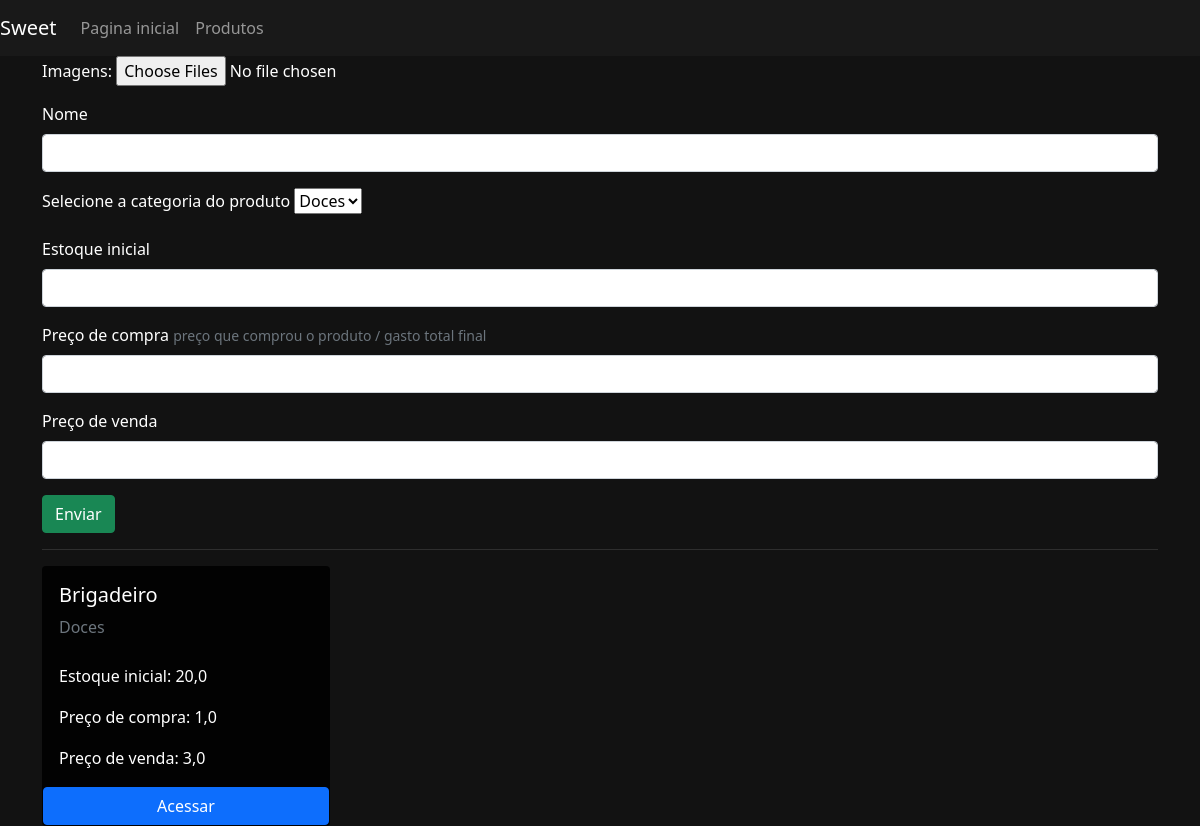
The page /store/cadastrar_produto/ on the database as committed earlier.
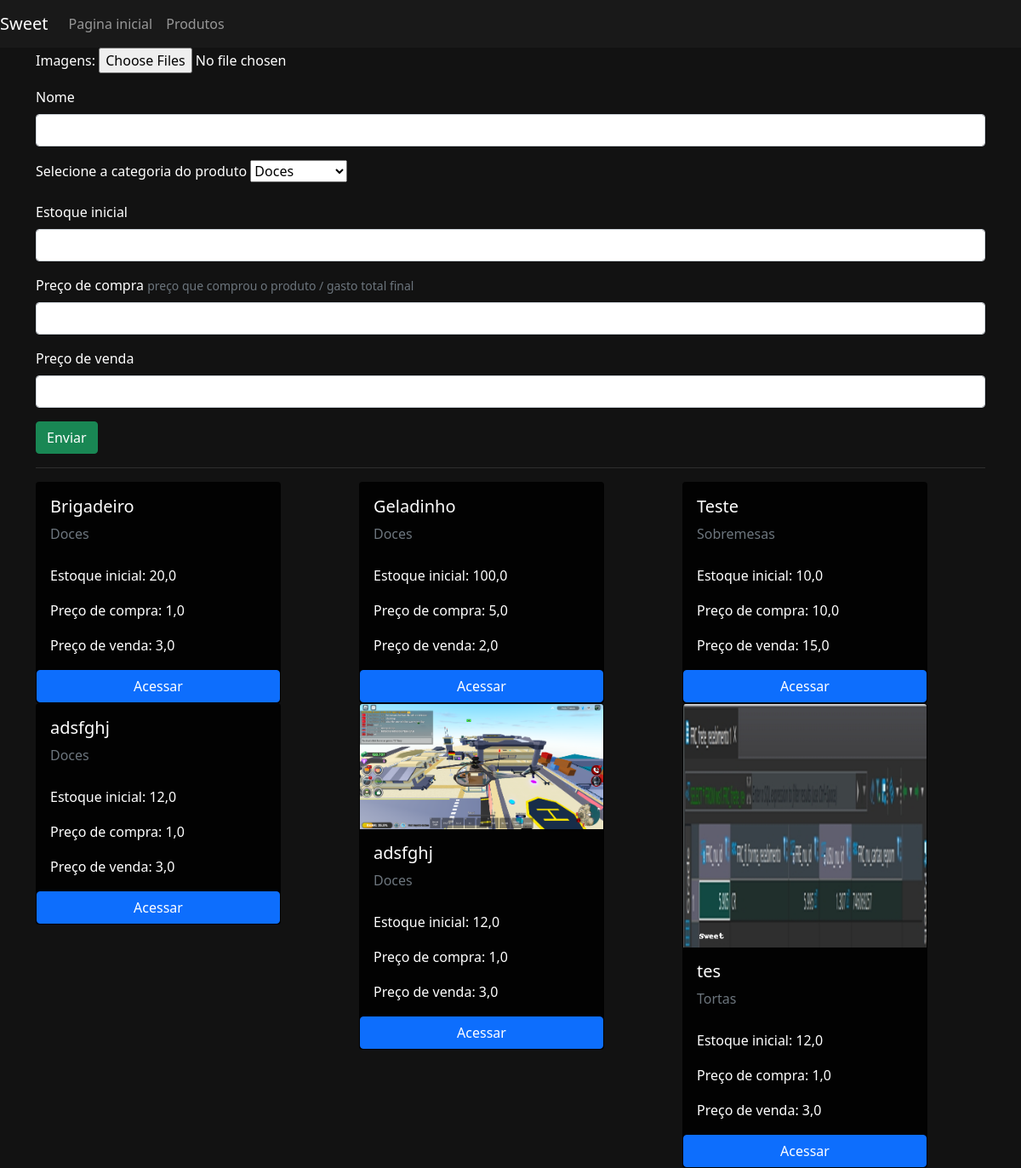
The same page on the database as committed later.
### store/models.py (models this page shows, shortened)
class Product(models.Model):
    name = models.CharField(max_length=40, unique=True)
    category = models.ForeignKey(Category, on_delete=models.SET_NULL, null=True)
    quantity = models.FloatField()
    priceSell = models.FloatField()
    priceBuy = models.FloatField()
    slug = models.SlugField(unique=True, blank=True, null=True)

class Category(models.Model):
    title = models.CharField(max_length=40)
    def __str__(self):
        return self.title

class Image(models.Model):
    image = models.ImageField(upload_to="products_images")
    product = models.ForeignKey(Product, on_delete=models.CASCADE)

### store/views.py (the view, shortened to what this page needs)
# urls.py: path('cadastrar_produto/', views.addProducts, name='addProducts'),
@has_permission_decorator('addProducts')
def addProducts(request):
    if request.method == 'GET':
        categorys = Category.objects.all()
        products = Product.objects.all()
        return render(request, 'addProducts.html', {'categorys': categorys, 'products': products})

### store/templatetags/filters.py (called while the page is built)
@register.filter(name='get_first_image')
def get_first_image(product):
    img = Image.objects.filter(product=product).first()
    if img:
        return img.image.url
    else:
        return False

### store/templates/addProducts.html (shortened to what this page needs)
{% extends 'base.html' %}
{% load filters %}
{% block 'body' %}
<div class="container">
    <form action="{% url 'addProducts' %}" method="POST" enctype="multipart/form-data"> {% csrf_token %}
        <div class="mb-3">
            <label for="">Imagens: </label>
            <input type="file" name="images" multiple>
        </div>
        <div class="mb-3">
            <label for="name" class="form-label">Nome</label>
            <input type="text" name="name" class="form-control" id="name" >
        </div>
        <div class="mb-3">
            <label class="form-label">Selecione a categoria do produto</label>
            <select name="category_id">
                {% for category in categorys %}
                    <option value="{{category.id}}">{{category.title}}</option>
                {% endfor %}
            </select>
        </div>
        <div class="mb-3">
            <label for="quantity" class="form-label">Estoque inicial</label>
            <input type="number" name="quantity" class="form-control" id="quantity" >
        </div>
        <div class="mb-3">
            <label for="priceBuy" class="form-label">Preço de compra</label> <span class="form-text">preço que comprou o produto / gasto total final</span>
            <input type="number" name="priceBuy" class="form-control" id="priceBuy" >
        </div>
        <div class="mb-3">
            <label for="priceSell" class="form-label">Preço de venda</label>
            <input type="number" name="priceSell" class="form-control" id="priceSell" >
        </div>
        <input type="submit" value="Enviar" class="btn btn-success"/>
    </form>
    <hr class="bg-hr">
    <div class="listProducts">
        <div class="row">
            {% for product in products %}
                <div class="col-md">
                    <div style="background-color: #020202; width: 18rem;" class="card">
                        {% if product|get_first_image %}
                            <img width="100%" class="card-img-top" src="{{product|get_first_image}}">
                        {% endif %}
                        <div class="card-body">
                            <h5 class="card-title">{{product.name}}</h5>
                            <span class="card-subtitle mb-2 text-muted">{{product.category}}</span>
                        </div>
                        <ul class="list-group list-group-flush mb-2">
                            <li style="background-color: #020202; color: #fff;" class="list-group-item">Estoque inicial: {{product.quantity}}</li>
                            <li style="background-color: #020202; color: #fff;" class="list-group-item">Preço de compra: {{product.priceBuy}}</li>
                            <li style="background-color: #020202; color: #fff;" class="list-group-item">Preço de venda: {{product.priceSell}}</li>
                          </ul>
                        <a href="{% url 'product' product.slug %}" class="btn btn-primary pull-bottom">Acessar</a>
                    </div>
                </div>
            {% endfor %}
        </div>
    </div>
</div>
{% endblock %}

### templates/base.html (shortened to what this page needs)
{% load static %}
<!DOCTYPE html>
<html lang="pt-BR">
  <head>
    <link
      href="https://cdn.jsdelivr.net/npm/bootstrap@5.1.3/dist/css/bootstrap.min.css"
      rel="stylesheet"
    />
    <link rel="stylesheet" href="{% static 'account/css/base.css' %}">
  </head>
  <body class="background">
    <nav class="navbar navbar-expand-lg navbar-dark bg-nav">
      <a class="navbar-brand" href="#">Sweet</a>
      <div class="collapse navbar-collapse" id="navbarNav">
        <ul class="navbar-nav">
          <li class="nav-item active">
            <a class="nav-link" href="#">Pagina inicial</a>
          </li>
          <li class="nav-item">
            <a class="nav-link" href="#">Produtos</a>
          </li>
        </ul>
      </div>
    </nav>
    {% block 'body' %} {% endblock %}
  </body>
</html>

### templates/static/account/css/base.css (style rules this page uses)
.background { background-color: #121212; color: #fff; }
.bg-nav { background-color: #191919; color: #5555; }
.bg-hr { background-color: gray; }

Rows that differ between the two databases and show on the page:
added Product: name "Geladinho", category "Doces", quantity "100,0", priceBuy "5,0", priceSell "2,0"
added Product: name "Teste", category "Sobremesas", quantity "10,0", priceBuy "10,0", priceSell "15,0"
added Product: name "adsfghj", category "Doces", quantity "12,0", priceBuy "1,0", priceSell "3,0"
added Product: id.image (picture), name "adsfghj", category "Doces", quantity "12,0", priceBuy "1,0", priceSell "3,0"
added Product: id.image (picture), name "tes", category "Tortas", quantity "12,0", priceBuy "1,0", priceSell "3,0"
